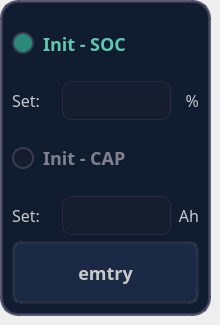
          <widget class="QWidget" name="functionbatterypage">
           <property name="font">
            <font>
             <family>WenQuanYi Micro Hei</family>
            </font>
           </property>
           <property name="cursor">
            <cursorShape>BlankCursor</cursorShape>
           </property>
           <property name="contextMenuPolicy">
            <enum>Qt::NoContextMenu</enum>
           </property>
           <widget class="QFrame" name="functionbatterysetframe">
            <property name="geometry">
             <rect>
              <x>0</x>
              <y>0</y>
              <width>211</width>
              <height>316</height>
             </rect>
            </property>
            <property name="font">
             <font>
              <family>WenQuanYi Micro Hei</family>
             </font>
            </property>
            <property name="cursor">
             <cursorShape>BlankCursor</cursorShape>
            </property>
            <property name="contextMenuPolicy">
             <enum>Qt::NoContextMenu</enum>
            </property>
            <property name="styleSheet">
             <string notr="true">#functionbatterysetframe {
    background-color: #101C30;
    border-radius: 18px;
    border: 3px solid rgba(63, 63, 90, 0.81);
}
QRadioButton {
    color: #808090;
    font-size: 18px;
    font-weight: bold;
    spacing: 9px;
}
QRadioButton::indicator {
    width: 18px;
    height: 18px;
    border-radius: 11px;
    border: 2px solid #3A3A50;
    background-color: #151D2E;
}
QRadioButton:checked {
    color: #60C8B0;
}
QRadioButton:indicator::checked{
	background-color: #2A8A7A;
}
QLabel {
    color: #C9C9C9;
    font-size: 16px;
    border: none;
}
#socvaluelabel, #capvaluelabel{
    color: #D0D0D0;
    font-size: 18px;
    background-color: #151D2E;
    border: 1px solid #2A2A3E;
    border-radius: 9px;
    padding: 6px;
}</string>
            </property>
            <property name="frameShape">
             <enum>QFrame::NoFrame</enum>
            </property>
            <property name="frameShadow">
             <enum>QFrame::Plain</enum>
            </property>
            <property name="lineWidth">
             <number>0</number>
            </property>
            <layout class="QGridLayout" name="gridLayout_2" rowstretch="3,1,3,1,3" columnstretch="2,5,1">
             <item row="0" column="0" colspan="3">
              <widget class="QRadioButton" name="socradioButton">
               <property name="sizePolicy">
                <sizepolicy hsizetype="Preferred" vsizetype="Preferred">
                 <horstretch>0</horstretch>
                 <verstretch>0</verstretch>
                </sizepolicy>
               </property>
               <property name="font">
                <font>
                 <family>WenQuanYi Micro Hei</family>
                 <pointsize>-1</pointsize>
                 <weight>75</weight>
                 <bold>true</bold>
                </font>
               </property>
               <property name="cursor">
                <cursorShape>BlankCursor</cursorShape>
               </property>
               <property name="mouseTracking">
                <bool>false</bool>
               </property>
               <property name="focusPolicy">
                <enum>Qt::NoFocus</enum>
               </property>
               <property name="contextMenuPolicy">
                <enum>Qt::NoContextMenu</enum>
               </property>
               <property name="text">
                <string>Init - SOC</string>
               </property>
               <property name="checked">
                <bool>true</bool>
               </property>
               <property name="autoExclusive">
                <bool>true</bool>
               </property>
              </widget>
             </item>
             <item row="1" column="0">
              <widget class="QLabel" name="soclabel">
               <property name="font">
                <font>
                 <family>WenQuanYi Micro Hei</family>
                 <pointsize>-1</pointsize>
                </font>
               </property>
               <property name="cursor">
                <cursorShape>BlankCursor</cursorShape>
               </property>
               <property name="contextMenuPolicy">
                <enum>Qt::NoContextMenu</enum>
               </property>
               <property name="lineWidth">
                <number>0</number>
               </property>
               <property name="text">
                <string>Set: </string>
               </property>
               <property name="alignment">
                <set>Qt::AlignLeading|Qt::AlignLeft|Qt::AlignVCenter</set>
               </property>
              </widget>
             </item>
             <item row="1" column="1">
              <widget class="QLabel" name="socvaluelabel">
               <property name="font">
                <font>
                 <family>WenQuanYi Micro Hei</family>
                 <pointsize>-1</pointsize>
                </font>
               </property>
               <property name="cursor">
                <cursorShape>BlankCursor</cursorShape>
               </property>
               <property name="contextMenuPolicy">
                <enum>Qt::NoContextMenu</enum>
               </property>
               <property name="lineWidth">
                <number>0</number>
               </property>
               <property name="text">
                <string/>
               </property>
               <property name="alignment">
                <set>Qt::AlignCenter</set>
               </property>
              </widget>
             </item>
             <item row="1" column="2">
              <widget class="QLabel" name="socunitlabel">
               <property name="font">
                <font>
                 <family>WenQuanYi Micro Hei</family>
                 <pointsize>-1</pointsize>
                </font>
               </property>
               <property name="cursor">
                <cursorShape>BlankCursor</cursorShape>
               </property>
               <property name="contextMenuPolicy">
                <enum>Qt::NoContextMenu</enum>
               </property>
               <property name="lineWidth">
                <number>0</number>
               </property>
               <property name="text">
                <string>%</string>
               </property>
               <property name="alignment">
                <set>Qt::AlignRight|Qt::AlignTrailing|Qt::AlignVCenter</set>
               </property>
              </widget>
             </item>
             <item row="2" column="0" colspan="3">
              <widget class="QRadioButton" name="capradioButton">
               <property name="sizePolicy">
                <sizepolicy hsizetype="Preferred" vsizetype="Preferred">
                 <horstretch>0</horstretch>
                 <verstretch>0</verstretch>
                </sizepolicy>
               </property>
               <property name="font">
                <font>
                 <family>WenQuanYi Micro Hei</family>
                 <pointsize>-1</pointsize>
                 <weight>75</weight>
                 <bold>true</bold>
                </font>
               </property>
               <property name="cursor">
                <cursorShape>BlankCursor</cursorShape>
               </property>
               <property name="mouseTracking">
                <bool>false</bool>
               </property>
               <property name="focusPolicy">
                <enum>Qt::NoFocus</enum>
               </property>
               <property name="contextMenuPolicy">
                <enum>Qt::NoContextMenu</enum>
               </property>
               <property name="text">
                <string>Init - CAP</string>
               </property>
               <property name="checked">
                <bool>false</bool>
               </property>
              </widget>
             </item>
             <item row="3" column="0">
              <widget class="QLabel" name="caplabel">
               <property name="font">
                <font>
                 <family>WenQuanYi Micro Hei</family>
                 <pointsize>-1</pointsize>
                </font>
               </property>
               <property name="cursor">
                <cursorShape>BlankCursor</cursorShape>
               </property>
               <property name="contextMenuPolicy">
                <enum>Qt::NoContextMenu</enum>
               </property>
               <property name="lineWidth">
                <number>0</number>
               </property>
               <property name="text">
                <string>Set: </string>
               </property>
              </widget>
             </item>
             <item row="3" column="1">
              <widget class="QLabel" name="capvaluelabel">
               <property name="font">
                <font>
                 <family>WenQuanYi Micro Hei</family>
                 <pointsize>-1</pointsize>
                </font>
               </property>
               <property name="cursor">
                <cursorShape>BlankCursor</cursorShape>
               </property>
               <property name="contextMenuPolicy">
                <enum>Qt::NoContextMenu</enum>
               </property>
               <property name="lineWidth">
                <number>0</number>
               </property>
               <property name="text">
                <string/>
               </property>
               <property name="alignment">
                <set>Qt::AlignCenter</set>
               </property>
              </widget>
             </item>
             <item row="3" column="2">
              <widget class="QLabel" name="capunitlabel">
               <property name="font">
                <font>
                 <family>WenQuanYi Micro Hei</family>
                 <pointsize>-1</pointsize>
                </font>
               </property>
               <property name="cursor">
                <cursorShape>BlankCursor</cursorShape>
               </property>
               <property name="contextMenuPolicy">
                <enum>Qt::NoContextMenu</enum>
               </property>
               <property name="lineWidth">
                <number>0</number>
               </property>
               <property name="text">
                <string>Ah</string>
               </property>
               <property name="alignment">
                <set>Qt::AlignRight|Qt::AlignTrailing|Qt::AlignVCenter</set>
               </property>
              </widget>
             </item>
             <item row="4" column="0" colspan="3">
              <widget class="QPushButton" name="functionmodelpushButton">
               <property name="sizePolicy">
                <sizepolicy hsizetype="Preferred" vsizetype="Preferred">
                 <horstretch>0</horstretch>
                 <verstretch>0</verstretch>
                </sizepolicy>
               </property>
               <property name="font">
                <font>
                 <family>WenQuanYi Micro Hei</family>
                 <pointsize>-1</pointsize>
                 <weight>75</weight>
                 <bold>true</bold>
                </font>
               </property>
               <property name="cursor">
                <cursorShape>BlankCursor</cursorShape>
               </property>
               <property name="focusPolicy">
                <enum>Qt::NoFocus</enum>
               </property>
               <property name="contextMenuPolicy">
                <enum>Qt::NoContextMenu</enum>
               </property>
               <property name="styleSheet">
                <string notr="true">#functionmodelpushButton {
    background-color: #1A2A45;
    color: #C9C9C9;
    border: 3px solid rgba(74, 74, 90, 0.3);
    border-radius: 9px;
    font-weight: bold;
    font-size: 18px;
    padding: 8px;
}
#functionmodelpushButton:hover {
    background-color: #243356;
    border-color: rgba(100, 100, 130, 0.6);
    color: #E0E0E0;
}
#functionmodelpushButton:pressed {
    background-color: #0D1525;
    color: #FFFFFF;
}</string>
               </property>
               <property name="text">
                <string>emtry</string>
               </property>
              </widget>
             </item>
            </layout>
           </widget>
          </widget>
